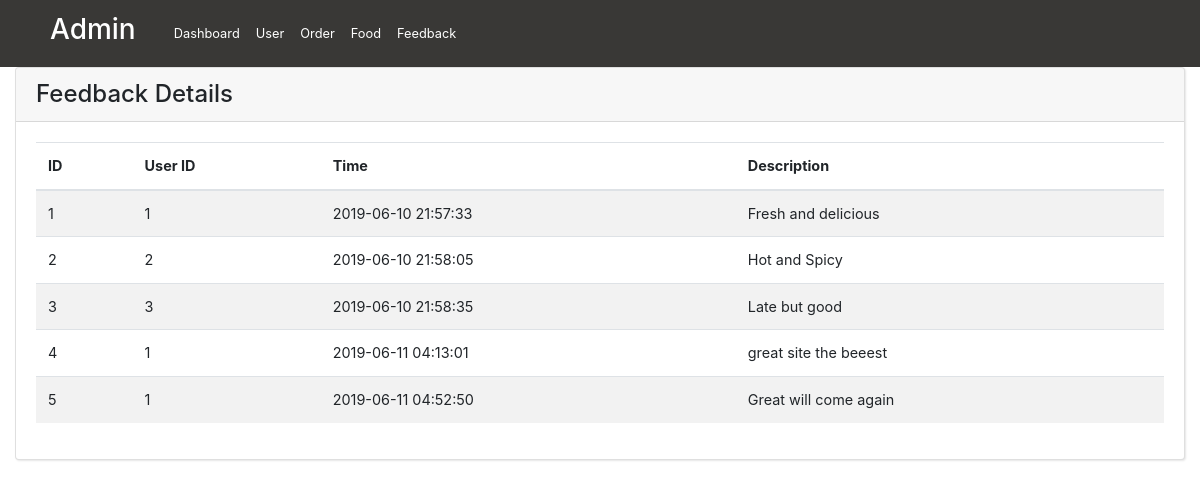
/Admin/feedback.php, run on the app's committed database.
### tables this page shows
CREATE TABLE `feedback` (
  `fb_id` int(30) NOT NULL,
  `u_id` int(10) DEFAULT NULL,
  `time_stamp` timestamp NOT NULL DEFAULT CURRENT_TIMESTAMP ON UPDATE CURRENT_TIMESTAMP,
  `desc` varchar(300) DEFAULT NULL
);

CREATE TABLE `user` (
  `u_id` int(10) NOT NULL,
  `f_name` varchar(300) DEFAULT NULL,
  `l_name` varchar(300) DEFAULT NULL,
  `email` varchar(300) DEFAULT NULL,
  `password` varchar(300) DEFAULT NULL,
  `contact_no` int(12) DEFAULT NULL,
  `blocked` tinyint(1) DEFAULT NULL
);

### Admin/Classes/PDO.php (called while the page is built, shortened)
<?php
class pdoConnection{
    private $pdo;
    public function __construct($host = "mysql:host=localhost;dbname=caterars", $user = "root", $pass=""){
        try{
            $this->pdo = new PDO($host, $user, $pass);
            $this->pdo->setAttribute(PDO::ATTR_ERRMODE, PDO::ERRMODE_EXCEPTION);
        }
        catch(PDOException $e){
            $this->error = $e->getMessage();
        }
    }
    public function execQuery($sql){
        $result =$this->pdo->query($sql);
        return $result;
    }
}
?>

### Admin/Classes/Feedback.php (called while the page is built, shortened)
<?php
include 'PDO.php';
class Feedback{
    public function ViewFeedbacks(){
        $con=new pdoConnection();
        $sql = "SELECT * FROM feedback join user on feedback.u_id=user.u_id";
        $result=$con->execQuery($sql);
        return $result;
    }
}
?>

### Admin/feedback.php (the view, shortened to what this page needs)
<?php
include 'Classes/Feedback.php';
$u=new Feedback(0,"asd","asds","asdasd","asdas","324234",0);
$result=$u->ViewFeedbacks();
?>
<!DOCTYPE html>
<html lang="en">
<head>
      <link rel="stylesheet" href="cssfiles/bootstrap.min.css">
  <link rel="stylesheet" href="cssfiles/fontastic.css">
  <link rel="stylesheet" href="cssfiles/style.default.css" id="theme-stylesheet">
  <link rel="stylesheet" href="cssfiles/custom.css">
      <link rel="stylesheet" href="https://stackpath.bootstrapcdn.com/bootstrap/4.3.1/css/bootstrap.min.css"
>
      <link rel="stylesheet" href="custom.css">
</head>
<body>
<div>
            <nav class="navbar navbar-expand-md navbar-custom">
                  <ul style="padding-left:50px;" class="navbar-nav">
                        <li class="nav-item">
                              <h3 style="color:white;">Admin</h3>
                        </li>
                  </ul>
                  <ul style="padding-left:30px;" class="navbar-nav">
                        <li class="nav-item">
                              <a class="nav-link" href="dashboard.php">Dashboard</a>
                        </li>
                  </ul>
                  <ul class="navbar-nav">
                        <li class="nav-item">
                              <a class="nav-link" href="user.php">User</a>
                        </li>
                  </ul>
                  <ul class="navbar-nav">
                        <li class="nav-item">
                              <a class="nav-link" href="order.php">Order</a>
                        </li>
                  </ul>
                  <ul class="navbar-nav">
                        <li class="nav-item">
                              <a class="nav-link" href="food.php">Food</a>
                        </li>
                  </ul>
                  <ul class="navbar-nav">
                        <li class="nav-item">
                              <a class="nav-link" href="feedback.php">Feedback</a>
                        </li>
                  </ul>
            </nav>
      </div>
      <div class="col-lg">
    <div class="card">
      <div class="card-header">
        <h4>Feedback Details</h4>
      </div>
      <div class="card-body">
        <div class="table-responsive">
          <table class="table table-striped table-hover" >
            <thead>
              <tr>
                        <th>ID</th>
                        <th>User ID</th>
                        <th>Time</th>
                        <th>Description</th>
              </tr>
            </thead>
            <tbody>
            <?php while($row = $result->fetch()){ ?>
                  <tr>
                        <td> <?php echo $row['fb_id'] ?> </td>
                        <td><?php echo $row['u_id'] ?></td>
                        <td><?php echo $row['time_stamp'] ?></td>
                        <td><?php echo $row['desc'] ?></td>
                  </tr>
                  <?php } ?>
            </tbody>
          </table>
        </div>
      </div>
    </div>
  </div>
</body>
</html>

### Admin/cssfiles/style.default.css (style rules this page uses)
a { display: inline-block; text-decoration: none; color: #fff; }
body { overflow-x: hidden; }
table { font-size: 0.9em; color: #666; }
.card { margin-bottom: 30px; -webkit-box-shadow: 1px 1px 2px rgba(0, 0, 0, 0.1); box-shadow: 1px 1px 2px rgba(0, 0, 0, 0.1); }
.card-header h1, .card-header h2, .card-header h3, .card-header h4, .card-header h5, .card-header h6 { margin-bottom: 0; }
nav.navbar { background: #393836; padding: .8rem 0; }
nav.navbar a { font-size: .8rem; color: #fff; position: relative; }
.navbar { padding: 0.5rem 1rem; }
body { font-family: "Roboto", sans-serif; font-size: 1rem; font-weight: 400; line-height: 1.5; color: #212529; background-color: #fff; }
a { color: #33b35a; text-decoration: none; }
h1, h2, h3, h4, h5, h6, .h1, .h2, .h3, .h4, .h5, .h6 { margin-bottom: 0.5rem; font-family: inherit; font-weight: 700; line-height: 1.1; color: inherit; }
h3, .h3 { font-size: 1.2rem; }
h4, .h4 { font-size: 1.1rem; }
.nav-link { padding: 0.5rem 1rem; }
.card { background-color: #fff; border: 0 solid #eee; border-radius: 0; }
.card-body { padding: 1.25rem; }
.card-header { padding: 1rem 1.25rem; background-color: #fff; border-bottom: 1px solid #eee; }
.card-header:first-child { border-radius: 0 0 0 0; }

### data on the page
feedback: fb_id "1", u.u_id "1", time_stamp "2019-06-10 21:57:33", desc "Fresh and delicious"
feedback: fb_id "2", u.u_id "2", time_stamp "2019-06-10 21:58:05", desc "Hot and Spicy"
feedback: fb_id "3", u.u_id "3", time_stamp "2019-06-10 21:58:35", desc "Late but good"
feedback: fb_id "4", u.u_id "1", time_stamp "2019-06-11 04:13:01", desc "great site the beeest"
feedback: fb_id "5", u.u_id "1", time_stamp "2019-06-11 04:52:50", desc "Great will come again"
